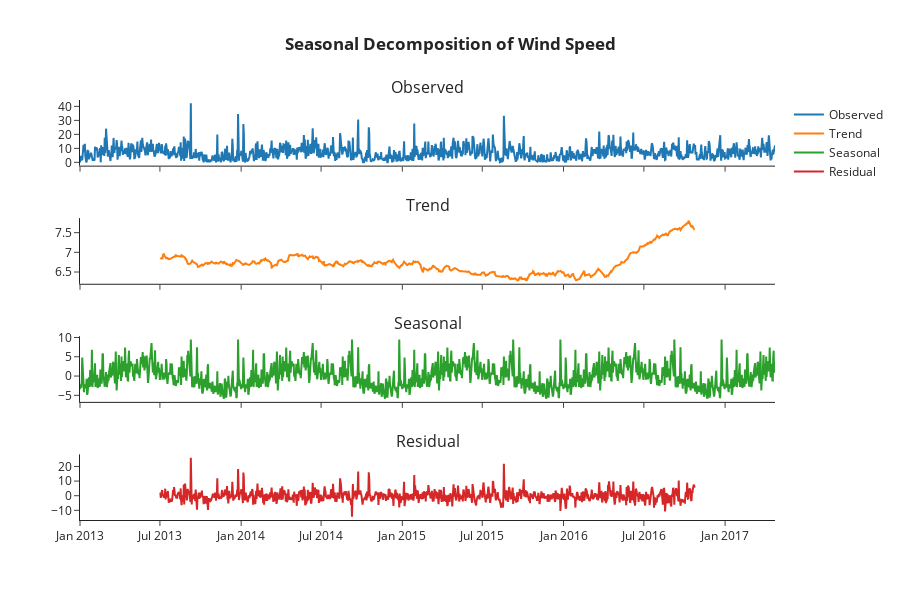

Notebook code cell kept with this figure:
### Code cell
# Seasonal decomposition of wind speed
decomposition = seasonal_decompose(data['wind_speed'], model = 'additive', period = 365)

fig = sp.make_subplots(rows=4, cols=1, shared_xaxes=True, subplot_titles=['Observed', 'Trend', 'Seasonal', 'Residual'])

traces = [
    go.Scatter(x=data.index, y=decomposition.observed, mode='lines', name='Observed'),
    go.Scatter(x=data.index, y=decomposition.trend, mode='lines', name='Trend'),
    go.Scatter(x=data.index, y=decomposition.seasonal, mode='lines', name='Seasonal'),
    go.Scatter(x=data.index, y=decomposition.resid, mode='lines', name='Residual')
]

for i, trace in enumerate(traces):
    fig.add_trace(trace, row=i+1, col=1)

fig.update_layout(template= 'simple_white',height=600, title='<b>Seasonal Decomposition of Wind Speed</b>', title_x=0.5)
fig.show()

### Figure 1 — Plotly figure (JSON) as saved in the notebook; plotly's stock layout.template omitted (floating-point values rounded to 4 significant figures; data arrays with more than 128 entries replaced by an {"elided": "..."} marker saying what was removed)
{"data": [{"mode": "lines", "name": "Observed", "type": "scatter", "x": {"elided": "1575 str values"}, "xaxis": "x", "y": {"elided": "1575 float values"}, "yaxis": "y"}, {"mode": "lines", "name": "Trend", "type": "scatter", "x": {"elided": "1575 str values"}, "xaxis": "x2", "y": {"elided": "1575 float values"}, "yaxis": "y2"}, {"mode": "lines", "name": "Seasonal", "type": "scatter", "x": {"elided": "1575 str values"}, "xaxis": "x3", "y": {"elided": "1575 float values"}, "yaxis": "y3"}, {"mode": "lines", "name": "Residual", "type": "scatter", "x": {"elided": "1575 str values"}, "xaxis": "x4", "y": {"elided": "1575 float values"}, "yaxis": "y4"}], "layout": {"annotations": [{"font": {"size": 16}, "showarrow": false, "text": "Observed", "x": 0.5, "xanchor": "center", "xref": "paper", "y": 1, "yanchor": "bottom", "yref": "paper"}, {"font": {"size": 16}, "showarrow": false, "text": "Trend", "x": 0.5, "xanchor": "center", "xref": "paper", "y": 0.7188, "yanchor": "bottom", "yref": "paper"}, {"font": {"size": 16}, "showarrow": false, "text": "Seasonal", "x": 0.5, "xanchor": "center", "xref": "paper", "y": 0.4375, "yanchor": "bottom", "yref": "paper"}, {"font": {"size": 16}, "showarrow": false, "text": "Residual", "x": 0.5, "xanchor": "center", "xref": "paper", "y": 0.1562, "yanchor": "bottom", "yref": "paper"}], "height": 600, "title": {"text": "<b>Seasonal Decomposition of Wind Speed</b>", "x": 0.5}, "xaxis": {"anchor": "y", "domain": [0, 1], "matches": "x4", "showticklabels": false}, "xaxis2": {"anchor": "y2", "domain": [0, 1], "matches": "x4", "showticklabels": false}, "xaxis3": {"anchor": "y3", "domain": [0, 1], "matches": "x4", "showticklabels": false}, "xaxis4": {"anchor": "y4", "domain": [0, 1]}, "yaxis": {"anchor": "x", "domain": [0.8438, 1]}, "yaxis2": {"anchor": "x2", "domain": [0.5625, 0.7188]}, "yaxis3": {"anchor": "x3", "domain": [0.2812, 0.4375]}, "yaxis4": {"anchor": "x4", "domain": [0, 0.1562]}}}
